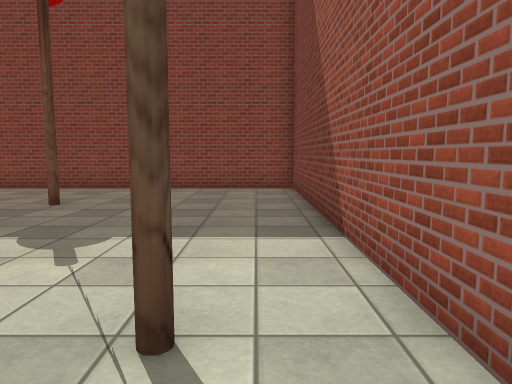
View 1 (above)

23 first-person views from a walk through a 3-D level made in the Unity game engine. The camera is 1.3 m above the floor, tilts 6° down and sees 70° across. The floor is counted in squares, 1 m on a side. Each view is taken from the middle of a square. On the plan, view 1 faces up. The plan holds only what a view shows up to about 15 squares ahead; the rest is blank. The player is left out. Some surface patterns are stand-ins.

View 2
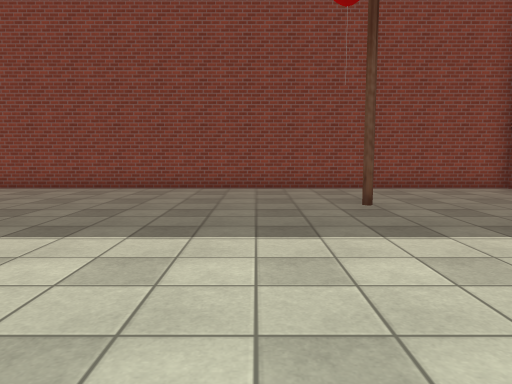

View 3
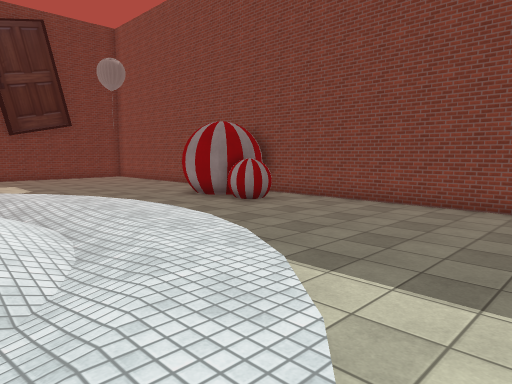

View 4
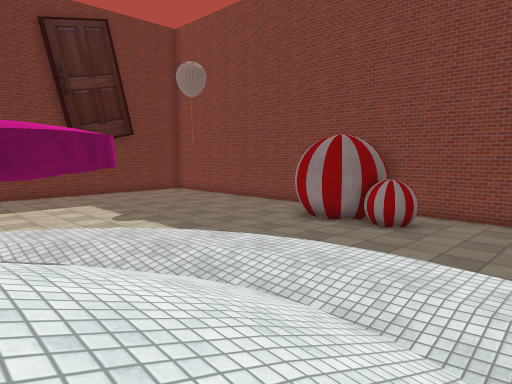

View 5
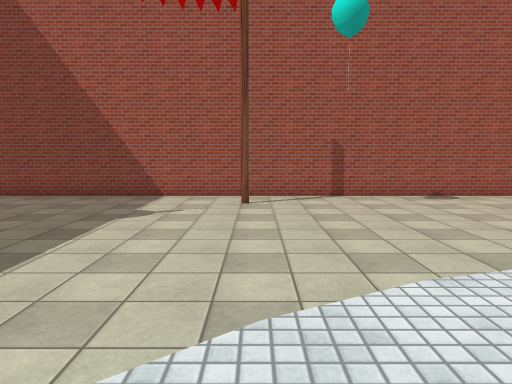

View 6
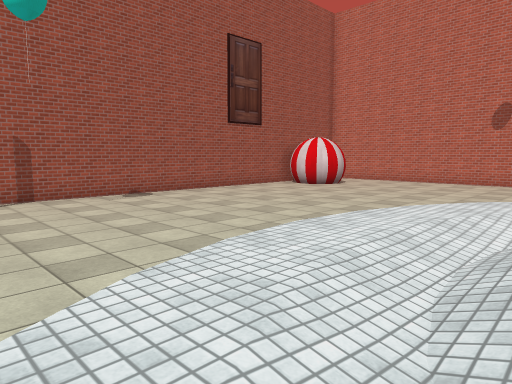

View 7
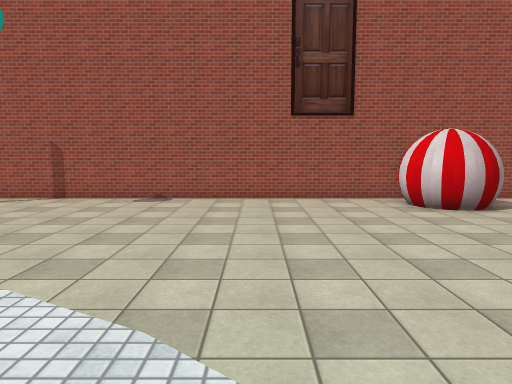

View 8
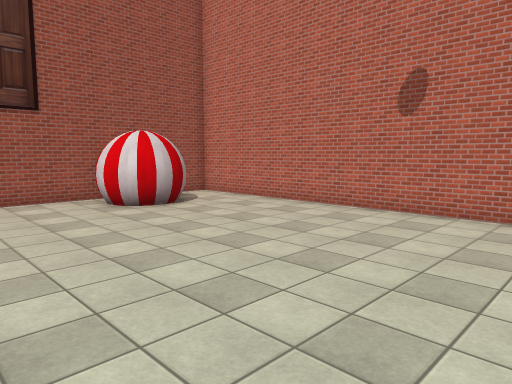

View 9
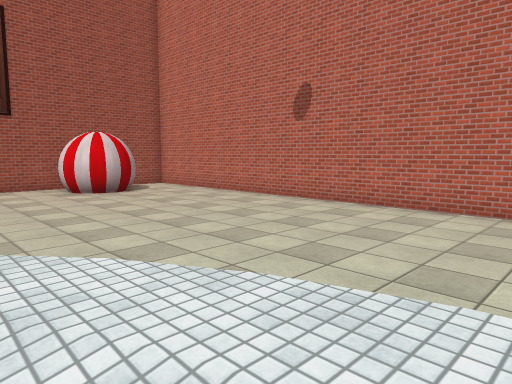

View 10
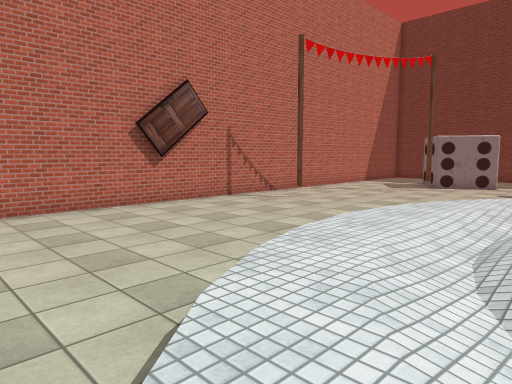

View 11
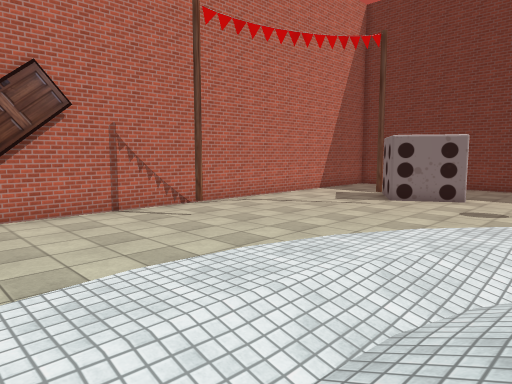

View 12
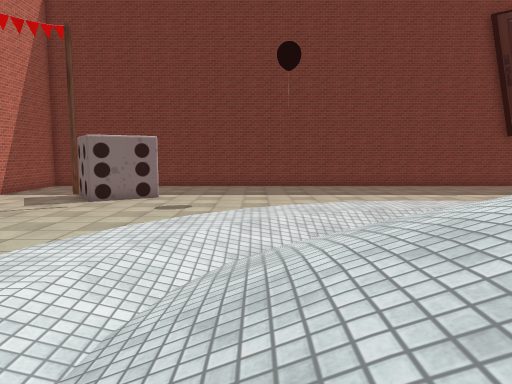

View 13
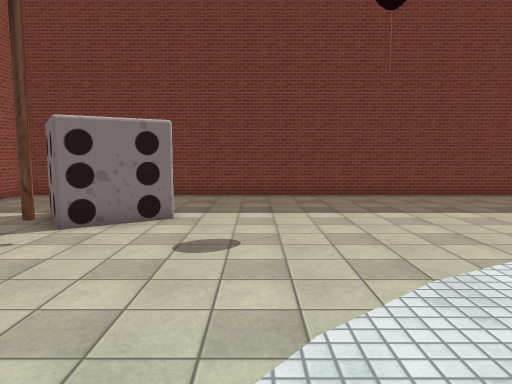

View 14
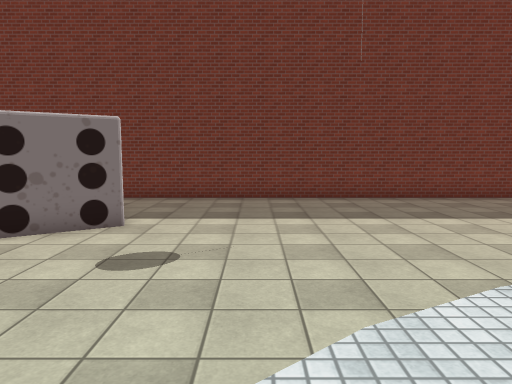

View 15
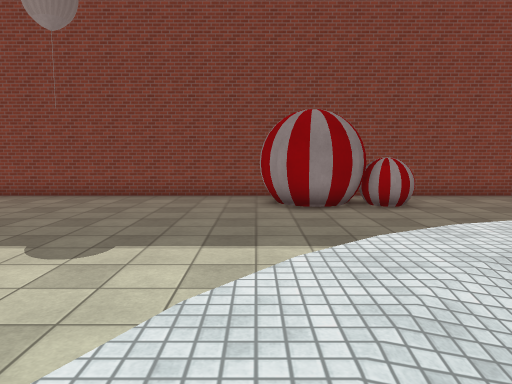

View 16
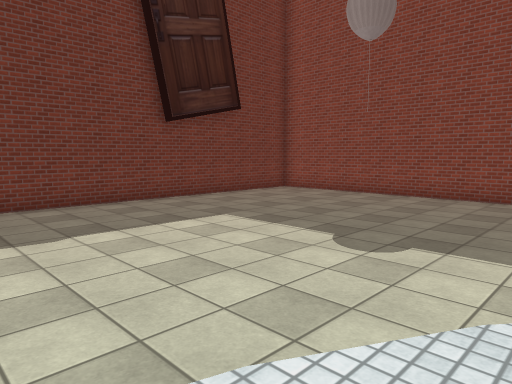

View 17
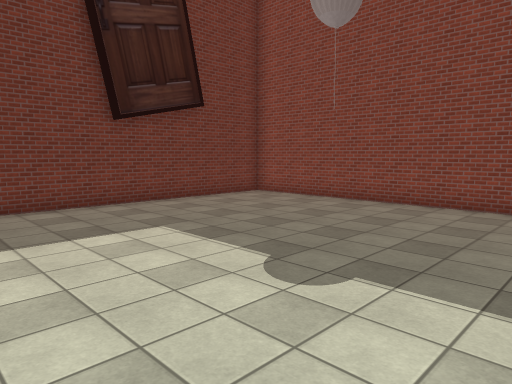

View 18
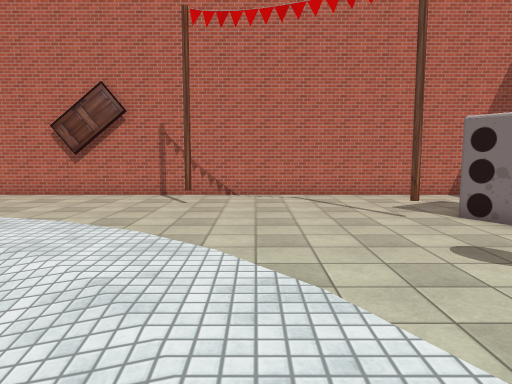

View 19
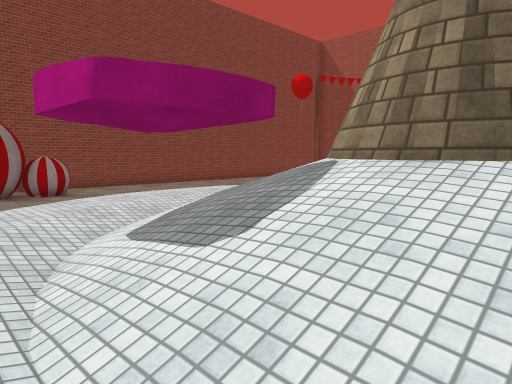

View 20
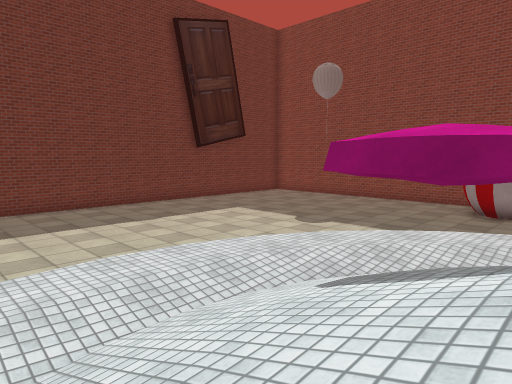

View 21
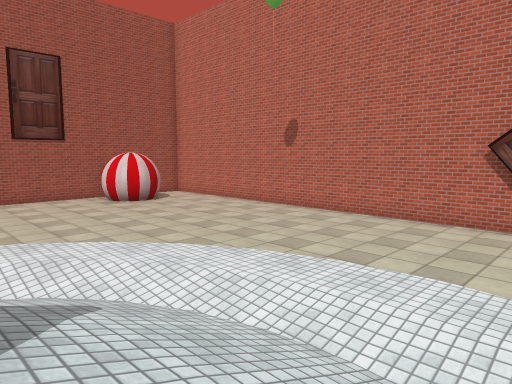

View 22
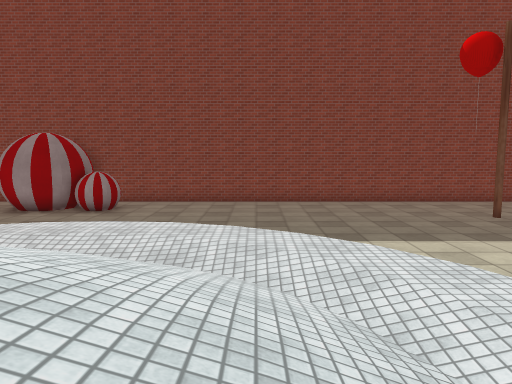

View 23
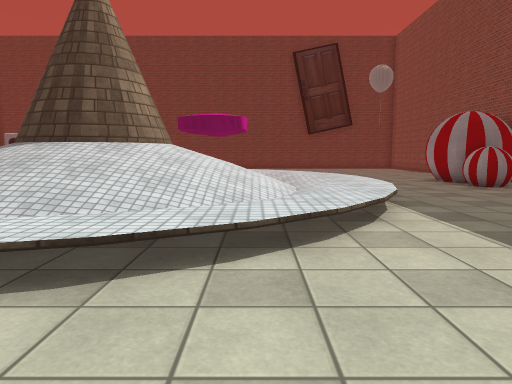

### Floor plan
Key: @ floor where view 1 was taken; # wall or solid block; . main floor; : floor 0.25 m higher than the main floor; + floor 0.5 m higher than the main floor; / step, stairs or slope; B ball; O other object.
Columns run from 38 left of view 1 to 2 right of it. Each row starts with its distance up from view 1.
 14    ###########  #########################
 13    ...........  B.......................#
 12    ..........B    B.....................#
 11   ...........B###BB.....................#
 10 #.............BBB.B.....................#
  9 #................................O......#
  8 #.......................................#
  7 #.......................................#
  6 #................./////.................#
  5 #.............../+++++++/...............#
  4 #............./++++///++++/.............#
  3 #............/++//:///://++/............#
  2 #.........../++/:///////:/++.........O..#
  1 #.........../+// #///////:/+/...........#
  0 #...........++/ ###////////++.........@.#
 -1 #........../+//#######//////+/..........#
 -2 #......... /+/////#####/////+/..........#
 -3 #......... /+/////#####/////+/..........#
 -4 #......... /+/////#####// //+/..........#
 -5 #........../+//////  #/   //+/..........#
 -6 #...........++/  /////    /++...........#
 -7 #.........../+/////////////+/...........#
 -8 #.........../++///////////++/...........#
 -9 #............/++/////////++/............#
-10 #............./+++/////+++/.............#
-11 #..............//+++++++//..............#
-12 #.....O..........///////................#
-13 #.... OO................................#
-14 #..    O.............................BB.#
-15       OO.O..........................BBBB#
-16      OO.............................BB
-17     ...........O.....................B
-18   ......................................
-19   .. ................................  .#
-20  ##  ###############################

Where each view was taken, in squares from view 1:
view 1: 0 up, 0 right, facing up
view 2: 0 up, 8 left, facing up
view 3: 1 up, 10 left, facing up-left
view 4: 1 down, 15 left, facing up-left
view 5: 2 up, 13 left, facing right
view 6: 2 up, 13 left, facing down-right
view 7: 9 down, 13 left, facing right
view 8: 9 down, 13 left, facing down-right
view 9: 9 down, 17 left, facing down-right
view 10: 8 down, 11 left, facing down-left
view 11: 8 down, 16 left, facing down-left
view 12: 8 down, 16 left, facing left
view 13: 10 down, 22 left, facing left
view 14: 9 down, 23 left, facing left
view 15: 1 down, 25 left, facing up
view 16: 1 down, 25 left, facing up-left
view 17: 1 up, 25 left, facing up-left
view 18: 5 down, 25 left, facing down
view 19: 5 down, 25 left, facing up-right
view 20: 6 down, 20 left, facing up-left
view 21: 6 down, 20 left, facing down-right
view 22: 4 down, 14 left, facing up
view 23: 2 up, 6 left, facing left
